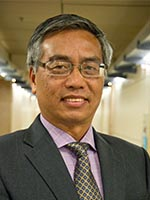
#> input picture faces/zhixiang-chen.jpg, 150 x 200 px
$ python preprocessingImage.py
#> lines starting #> are read from the running program, lines starting #| are printed output that depends on the picture
#!/usr/bin/env python3
# -*- coding: utf-8 -*-
"""
Created on Thu Mar 11 21:01:59 2021

@author: rysul
"""
import cv2 as cv


img = cv.imread("faces/zhixiang-chen.jpg")
#> img is the input picture: shape (200, 150, 3); mean B, G, R 82.6, 109.3, 126
# grab the dimensions of the image and calculate the center of the
# image

(h, w) = img.shape[:2]
#> h = 200; w = 150
(cX, cY) = (w // 2, h // 2)
#> cX = 75; cY = 100
# rotate our image by 45 degrees around the center of the image
M = cv.getRotationMatrix2D((cX, cY), 0, 1.0)
#> M = [[1, 0, 0], [0, 1, 0]]
img = cv.warpAffine(img, M, (w, h))
'''
cv.imshow("cropped", img)
cv.waitKey(0)
'''

y = 40
x = 42
crop_img = img[y:y+80, x:x+60]
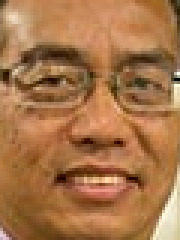
#> crop_img: shape (80, 60, 3) (shown 3 times larger); mean B, G, R 73.7, 116.5, 167.3
cv.imwrite('preprocessedFaces/zhixiang-chen'+'cropped.jpg', crop_img)
cv.imshow("cropped", crop_img)
cv.waitKey(0)

$ run again, with faces/alfredo-ramos.jpg copied over faces/zhixiang-chen.jpg
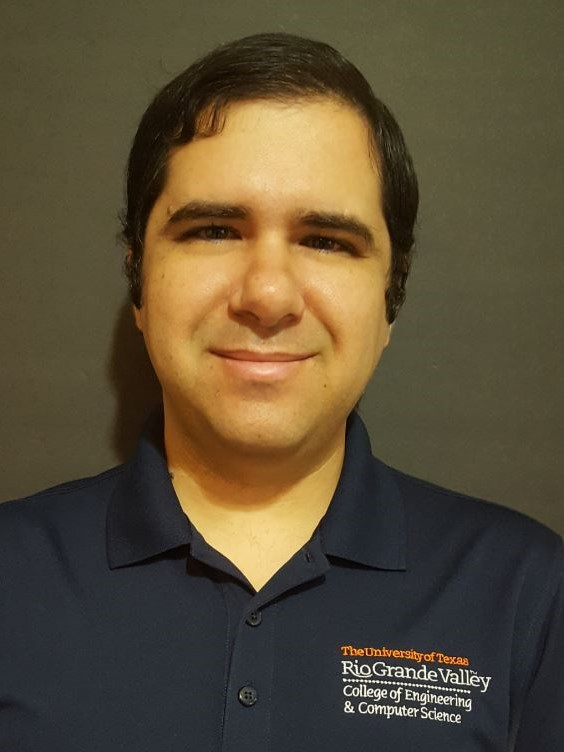
#> input picture faces/alfredo-ramos.jpg, 564 x 752 px
#> img is the input picture: shape (752, 564, 3); mean B, G, R 55, 78.4, 90.6
#> `crop_img = img[y:y+80, x:x+60]`:
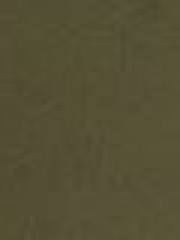
#> crop_img: shape (80, 60, 3) (shown 3 times larger); mean B, G, R 52.9, 80, 85.3

$ run again, with faces/andres-figueroa-lozano.jpg copied over faces/zhixiang-chen.jpg
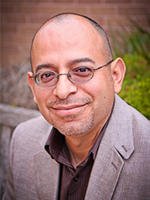
#> input picture faces/andres-figueroa-lozano.jpg, 150 x 200 px
#> img is the input picture: shape (200, 150, 3); mean B, G, R 113.4, 120.6, 156.2
#> `crop_img = img[y:y+80, x:x+60]`:
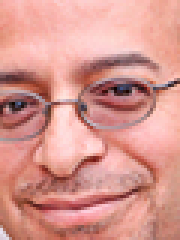
#> crop_img: shape (80, 60, 3) (shown 3 times larger); mean B, G, R 142.7, 150.7, 214.8

$ run again, with faces/bari-siddique.jpg copied over faces/zhixiang-chen.jpg
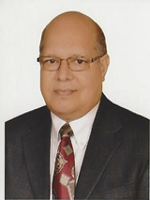
#> input picture faces/bari-siddique.jpg, 150 x 200 px
#> img is the input picture: shape (200, 150, 3); mean B, G, R 133.1, 142.3, 155.2
#> `crop_img = img[y:y+80, x:x+60]`:
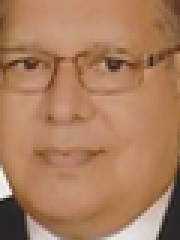
#> crop_img: shape (80, 60, 3) (shown 3 times larger); mean B, G, R 94, 125.7, 170.8
